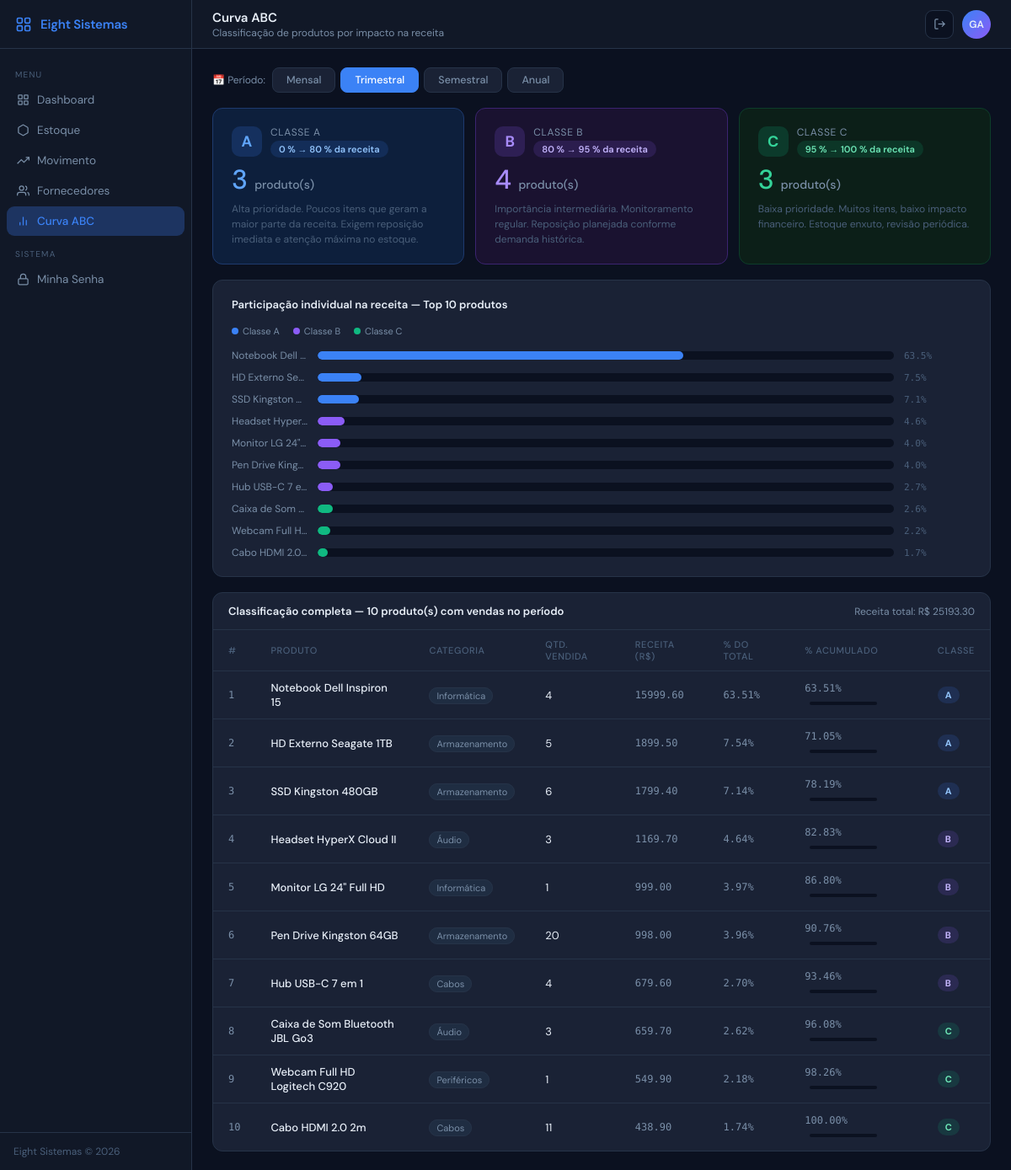
Before: /curva-abc (signed in) with the older database file.
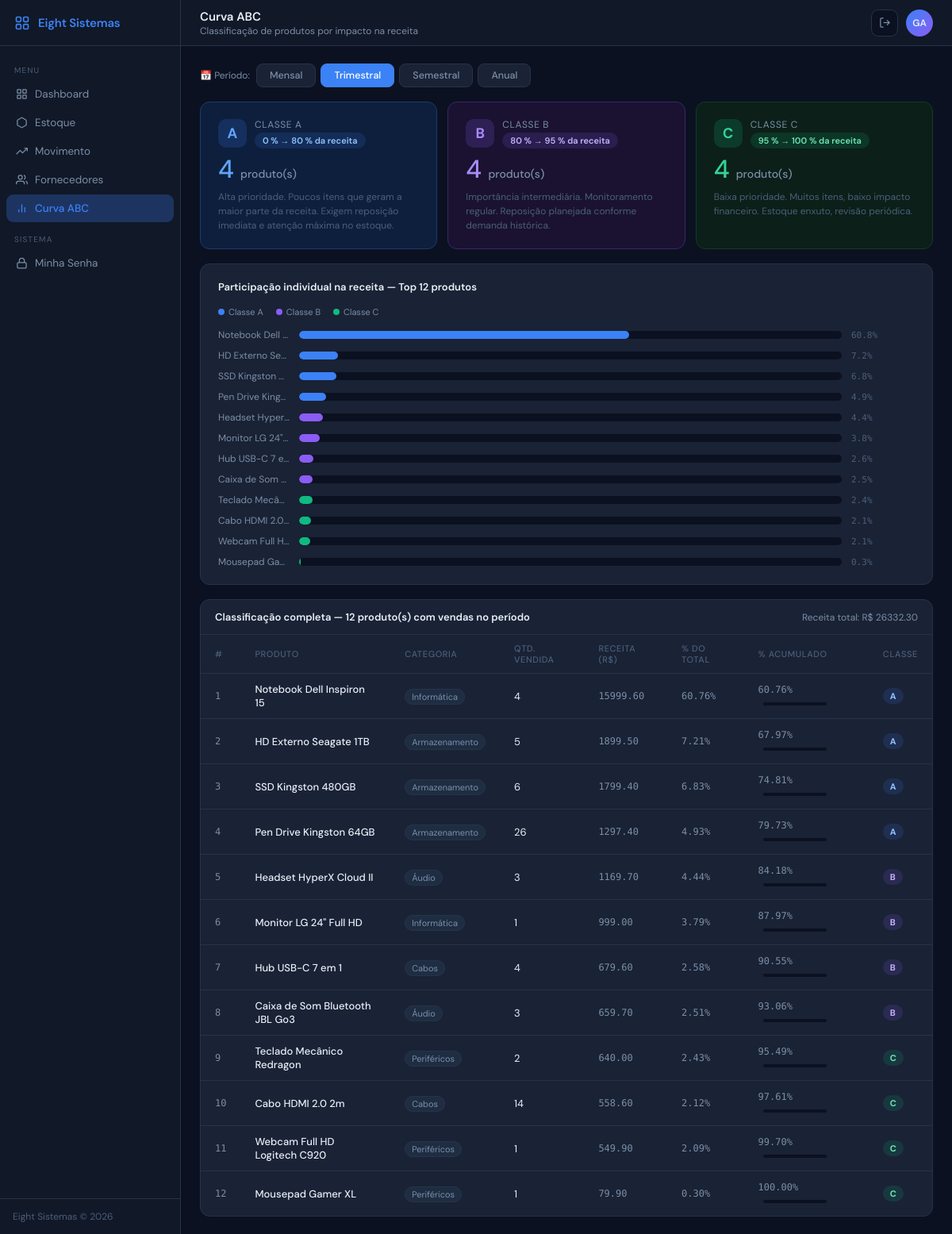
After: the same page with the newer database file.
### models/produto.py (models this page shows, shortened)
class Produto(db.Model):
    __tablename__ = "produtos"
    id             = db.Column(db.Integer, primary_key=True)
    nome           = db.Column(db.String(100), nullable=False)
    categoria      = db.Column(db.String(50))
    quantidade     = db.Column(db.Integer, default=0, nullable=False)
    estoque_minimo = db.Column(db.Integer, default=5, nullable=False)
    preco_custo    = db.Column(db.Numeric(10,2))
    preco_venda    = db.Column(db.Numeric(10,2))
    descricao      = db.Column(db.Text)
    fornecedor_id  = db.Column(db.Integer, db.ForeignKey("fornecedores.id"))
    movimentacoes  = db.relationship("Movimentacao", backref="produto", lazy=True, cascade="all, delete-orphan")

### routes/curva_abc.py (the view)
@curva_abc_bp.route("/curva-abc")
@login_required
def curva_abc():
    filtro    = request.args.get("filtro", "trimestral")
    resultado = CurvaABCService.calcular(filtro)
    return render_template("curva_abc.html", **resultado)

### auth.py (called while the page is built)
def login_required(f):
    @wraps(f)
    def decorated(*args, **kwargs):
        if "usuario_id" not in session:
            return redirect(url_for("auth.login"))
        return f(*args, **kwargs)
    return decorated

### templates/curva_abc.html (shortened to what the changed rows need)
{% extends "base.html" %}
{% block content %}
<div class="filtro-bar">
  <span class="filtro-label">📅 Período:</span>
  {% for valor, label in [('mensal','Mensal'),('trimestral','Trimestral'),('semestral','Semestral'),('anual','Anual')] %}
  <a href="{{ url_for('curva_abc.curva_abc', filtro=valor) }}"
     class="filtro-btn {{ 'ativo' if filtro == valor else '' }}">{{ label }}</a>
  {% endfor %}
</div>
{% if itens %}
<div class="abc-cards">
  <div class="abc-card a">
    <div style="display:flex;align-items:center;gap:10px;">
      <div class="abc-badge a">A</div>
      <div>
        <div class="abc-card-title">Classe A</div>
        <span class="abc-card-range a">0 % → 80 % da receita</span>
      </div>
    </div>
    <div class="abc-card-count a">{{ totais.A }} <span style="font-size:14px;color:var(--muted)">produto(s)</span></div>
    <div class="abc-card-desc">Alta prioridade. Poucos itens que geram a maior parte da receita. Exigem reposição imediata e atenção máxima no estoque.</div>
  </div>
  <div class="abc-card b">
    <div style="display:flex;align-items:center;gap:10px;">
      <div class="abc-badge b">B</div>
      <div>
        <div class="abc-card-title">Classe B</div>
        <span class="abc-card-range b">80 % → 95 % da receita</span>
      </div>
    </div>
    <div class="abc-card-count b">{{ totais.B }} <span style="font-size:14px;color:var(--muted)">produto(s)</span></div>
    <div class="abc-card-desc">Importância intermediária. Monitoramento regular. Reposição planejada conforme demanda histórica.</div>
  </div>
  <div class="abc-card c">
    <div style="display:flex;align-items:center;gap:10px;">
      <div class="abc-badge c">C</div>
      <div>
        <div class="abc-card-title">Classe C</div>
        <span class="abc-card-range c">95 % → 100 % da receita</span>
      </div>
    </div>
    <div class="abc-card-count c">{{ totais.C }} <span style="font-size:14px;color:var(--muted)">produto(s)</span></div>
    <div class="abc-card-desc">Baixa prioridade. Muitos itens, baixo impacto financeiro. Estoque enxuto, revisão periódica.</div>
  </div>
</div>
<div class="chart-abc-wrap">
  <div class="chart-abc-title">Participação individual na receita — Top {{ [itens|length, 15]|min }} produtos</div>
  <div class="chart-legend">
    <div class="legend-item"><div class="legend-dot" style="background:#3b82f6"></div>Classe A</div>
    <div class="legend-item"><div class="legend-dot" style="background:#8b5cf6"></div>Classe B</div>
    <div class="legend-item"><div class="legend-dot" style="background:#10b981"></div>Classe C</div>
  </div>
  <div class="stacked-bar-wrap">
    {% for item in itens[:15] %}
    {% set cor = '#3b82f6' if item.classe == 'A' else ('#8b5cf6' if item.classe == 'B' else '#10b981') %}
    <div class="stacked-row">
      <div class="stacked-label" title="{{ item.nome }}">{{ item.nome }}</div>
      <div class="stacked-track">
        <div class="stacked-fill" style="width:{{ item.pct_item }}%;background:{{ cor }}"></div>
      </div>
      <div class="stacked-val">{{ "%.1f"|format(item.pct_item) }}%</div>
    </div>
    {% endfor %}
  </div>
</div>
<div class="tcard">
  <div class="tcard-header">
    <span class="tcard-title">Classificação completa — {{ itens|length }} produto(s) com vendas no período</span>
    <span class="text-muted" style="font-size:12px;">Receita total: R$ {{ "%.2f"|format(receita_total) }}</span>
  </div>
  <table>
    <thead>
      <tr>
        <th>#</th>
        <th>Produto</th>
        <th>Categoria</th>
        <th>Qtd. Vendida</th>
        <th>Receita (R$)</th>
        <th>% do Total</th>
        <th>% Acumulado</th>
        <th>Classe</th>
      </tr>
    </thead>
    <tbody>
      {% for item in itens %}
      <tr>
        <td class="mono">{{ item.rank }}</td>
        <td class="fw500">{{ item.nome }}</td>
        <td>
          <span style="font-size:11px;background:var(--card2);border:1px solid var(--border);padding:2px 8px;border-radius:99px;color:var(--muted);">
            {{ item.categoria }}
          </span>
        </td>
        <td>{{ item.qtd_vendida }}</td>
        <td class="mono">{{ "%.2f"|format(item.receita) }}</td>
        <td class="mono">{{ "%.2f"|format(item.pct_item) }}%</td>
        <td>
          <span class="mono">{{ "%.2f"|format(item.pct_acum) }}%</span>
          <span class="acum-track">
          </span>
        </td>
        <td>
          <span class="badge-status badge-{{ item.classe|lower }}">{{ item.classe }}</span>
        </td>
      </tr>
      {% endfor %}
    </tbody>
  </table>
</div>
{% endif %}
{% endblock %}

Changed rows visible on the page:
computed for Produto "Notebook Dell Inspiron 15": {{ item.pct_item }} 63.51 → 60.76 (drawn); pct_item "63.5" → "60.8"; pct_item "63.51" → "60.76"; pct_acum "63.51" → "60.76"
computed for Produto "HD Externo Seagate 1TB": {{ item.pct_item }} 7.54 → 7.21 (drawn); pct_item "7.5" → "7.2"; pct_item "7.54" → "7.21"; pct_acum "71.05" → "67.97"
computed for Produto "SSD Kingston 480GB": {{ item.pct_item }} 7.14 → 6.83 (drawn); pct_item "7.1" → "6.8"; pct_item "7.14" → "6.83"; pct_acum "78.19" → "74.81"
changed Produto "Pen Drive Kingston 64GB": {{ item.pct_item }} 3.96 → 4.93 (drawn); pct_item "4.0" → "4.9"; rank "6" → "4"; qtd_vendida "20" → "26"; receita "998.00" → "1297.40"; pct_item "3.96" → "4.93"; pct_acum "90.76" → "79.73"; classe "B" → "A"; moves up the list
computed for Produto "Headset HyperX Cloud II": {{ item.pct_item }} 4.64 → 4.44 (drawn); pct_item "4.6" → "4.4"; rank "4" → "5"; pct_item "4.64" → "4.44"; pct_acum "82.83" → "84.18"
computed for Produto "Monitor LG 24\" Full HD": {{ item.pct_item }} 3.97 → 3.79 (drawn); pct_item "4.0" → "3.8"; rank "5" → "6"; pct_item "3.97" → "3.79"; pct_acum "86.80" → "87.97"
computed for Produto "Hub USB-C 7 em 1": pct_item "2.7" → "2.6"; pct_item "2.70" → "2.58"; pct_acum "93.46" → "90.55"
computed for Produto "Caixa de Som Bluetooth JBL Go3": {{ item.pct_item }} 2.62 → 2.51 (drawn); pct_item "2.6" → "2.5"; pct_item "2.62" → "2.51"; pct_acum "96.08" → "93.06"; classe "C" → "B"
now on this page (row edited): Produto: nome "Teclado Mecâ…", pct_item "2.4", rank "9", nome "Teclado Mecânico Redragon", categoria "Periféricos", qtd_vendida "2", receita "640.00", pct_item "2.43", pct_acum "95.49", classe "C"
changed Produto "Cabo HDMI 2.0 2m": {{ item.pct_item }} 1.74 → 2.12 (drawn); pct_item "1.7" → "2.1"; qtd_vendida "11" → "14"; receita "438.90" → "558.60"; pct_item "1.74" → "2.12"; pct_acum "100.00" → "97.61"; moves up the list
computed for Produto "Webcam Full HD Logitech C920": {{ item.pct_item }} 2.18 → 2.09 (drawn); pct_item "2.2" → "2.1"; rank "9" → "11"; pct_item "2.18" → "2.09"; pct_acum "98.26" → "99.70"
now on this page (row edited): Produto: nome "Mousepad Ga…", pct_item "0.3", rank "12", nome "Mousepad Gamer XL", categoria "Periféricos", qtd_vendida "1", receita "79.90", pct_item "0.30", pct_acum "100.00", classe "C"
Other visible differences:
{{ totais.A }}: "3" → "4"
{{ totais.C }}: "3" → "4"
{{ [itens|length, 15]|min }}: "10" → "12"
{{ itens|length }}: "10" → "12"
{{ "%.2f"|format(receita_total) }}: "25193.30" → "26332.30"
